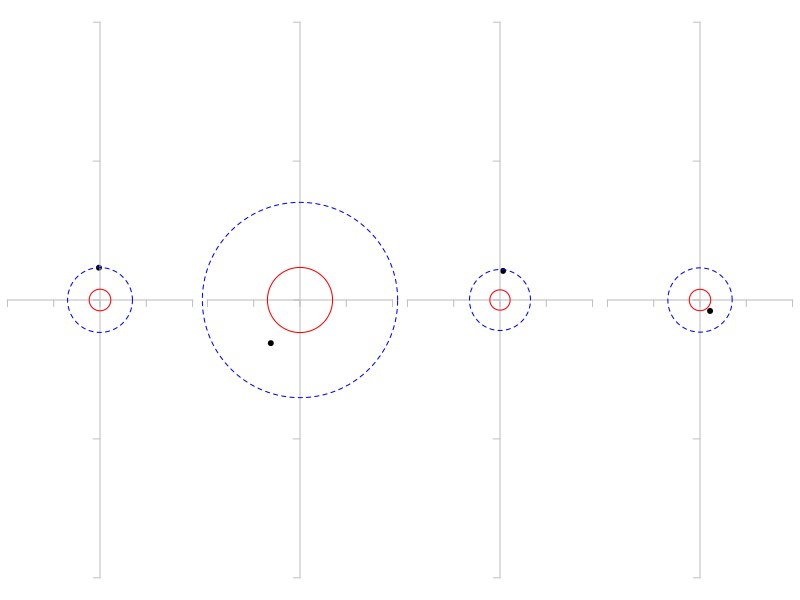
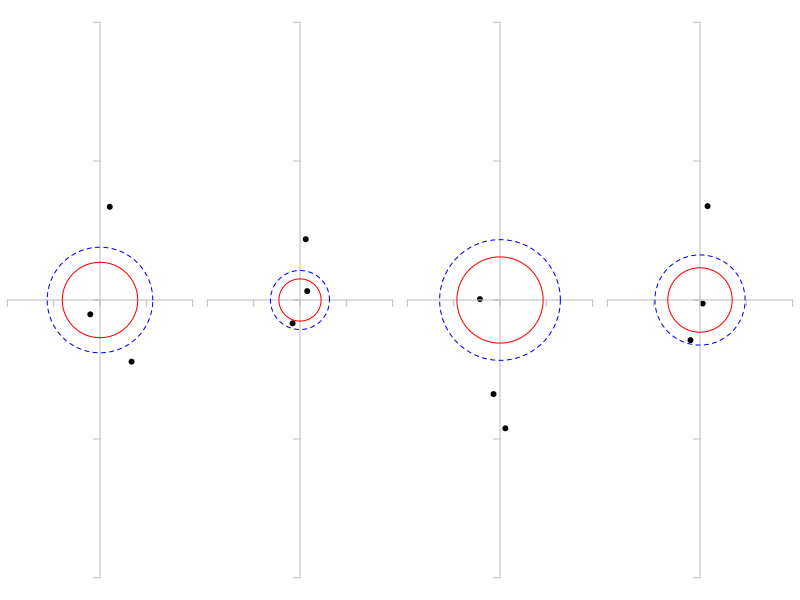
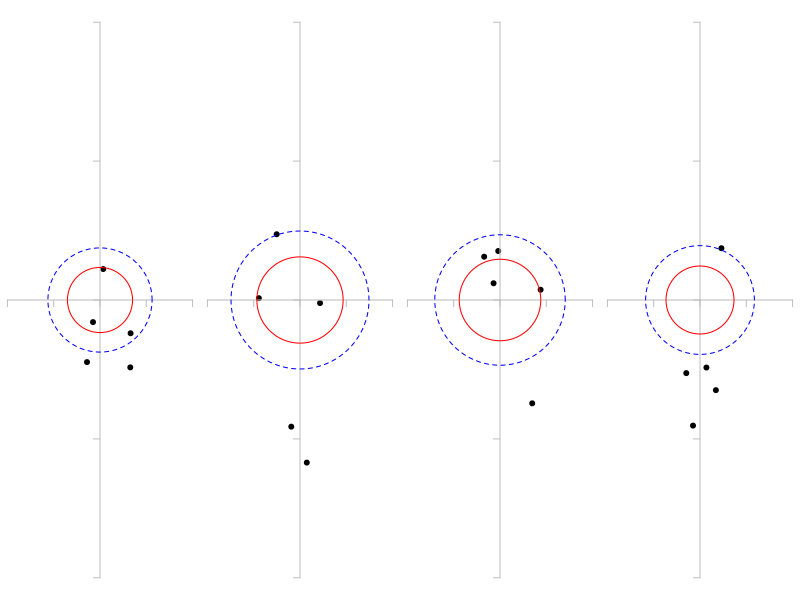
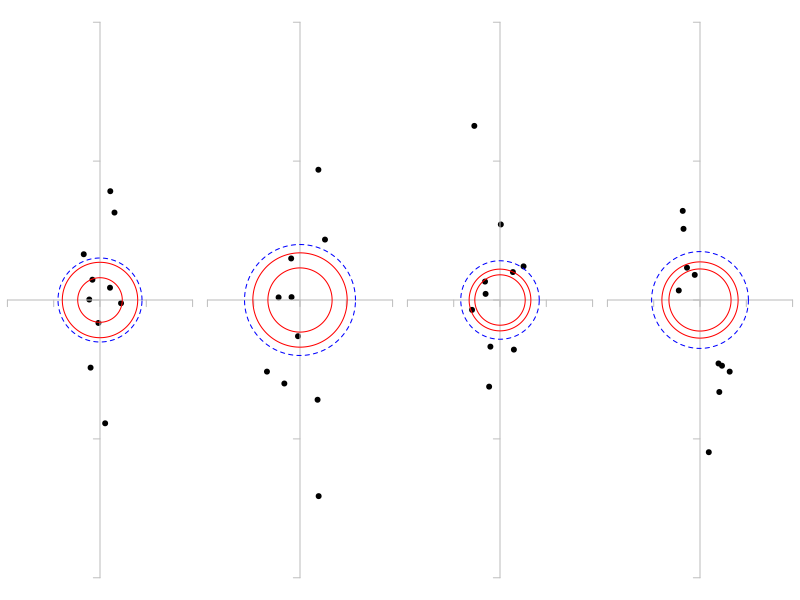

These figures' R source, in order:
## ---- chunk 1
library("plotrix")

bivariate_normal <- function(n)
{
  d <- data.frame(u=runif(n), v=runif(n))
  
  # Box-Muller transform
  d$r = sqrt(-2 * log(d$u))
  d$x = d$r * cos(2 * pi * d$v)
  d$y = d$r * sin(2 * pi * d$v)

  # Order by miss radius
  return (d[order(d$r),])
}
## ---- chunk 2
  set.seed(0)
  old.par <- par(mfrow=c(1,4))
  par(mar=c(0,0,0,0))
  for (i in 1:4) {
    a <- bivariate_normal(1)
    plot(a$x, a$y, type='p', xlim=c(-4,4), ylim=c(-4,4), axes=F, pch=19)
    axis(1, pos=0, labels=NA, col='gray')
    axis(2, pos=0, labels=NA, col='gray') 
    draw.circle(0, 0, a$r[1], nv=1000, border='red', lty=1)
    draw.circle(0, 0, 3*a$r[1], nv=1000, border='blue', lty=2)
  }
  par(old.par)
## ---- chunk 3
  set.seed(0)
  old.par <- par(mfrow=c(1,4))
  par(mar=c(0,0,0,0))
  for (i in 1:4) {
    a <- bivariate_normal(3)
    plot(a$x, a$y, type='p', xlim=c(-4,4), ylim=c(-4,4), axes=F, pch=19)
    axis(1, pos=0, labels=NA, col='gray')
    axis(2, pos=0, labels=NA, col='gray') 
    draw.circle(0, 0, a$r[3], nv=1000, border='red', lty=1)
    draw.circle(0, 0, 1.4*a$r[3], nv=1000, border='blue', lty=2)
  }
  par(old.par)
## ---- chunk 4
  set.seed(0)
  old.par <- par(mfrow=c(1,4))
  par(mar=c(0,0,0,0))
  for (i in 1:4) {
    a <- bivariate_normal(5)
    plot(a$x, a$y, type='p', xlim=c(-4,4), ylim=c(-4,4), axes=F, pch=19)
    axis(1, pos=0, labels=NA, col='gray')
    axis(2, pos=0, labels=NA, col='gray') 
    draw.circle(0, 0, a$r[4], nv=1000, border='red', lty=1)
    draw.circle(0, 0, 1.6*a$r[4], nv=1000, border='blue', lty=2)
  }
  par(old.par)
## ---- chunk 5
  set.seed(0)
  old.par <- par(mfrow=c(1,4))
  par(mar=c(0,0,0,0))
  for (i in 1:4) {
    a <- bivariate_normal(10)
    plot(a$x, a$y, type='p', xlim=c(-4,4), ylim=c(-4,4), axes=F, pch=19)
    axis(1, pos=0, labels=NA, col='gray')
    axis(2, pos=0, labels=NA, col='gray') 
    draw.circle(0, 0, a$r[6], nv=1000, border='red', lty=1)
    draw.circle(0, 0, a$r[9], nv=1000, border='red', lty=1)
    draw.circle(0, 0, 0.7*(a$r[6]+a$r[9]), nv=1000, border='blue', lty=2)
  }
  par(old.par)
